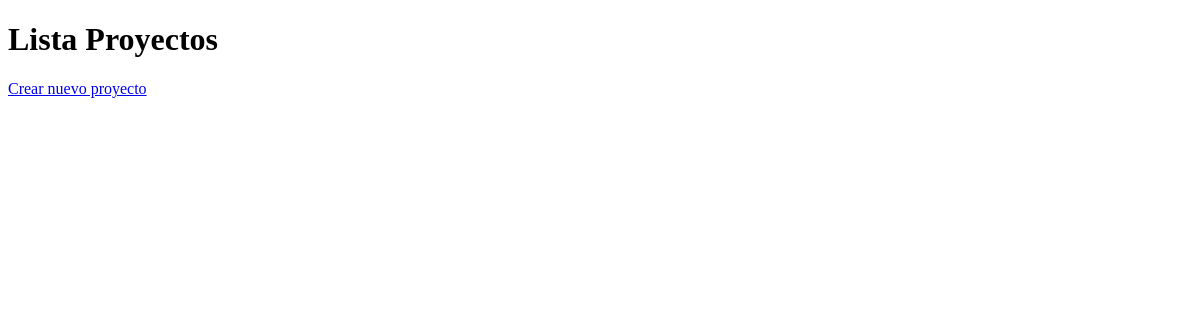
The page /proyectos/ on the database as committed earlier.
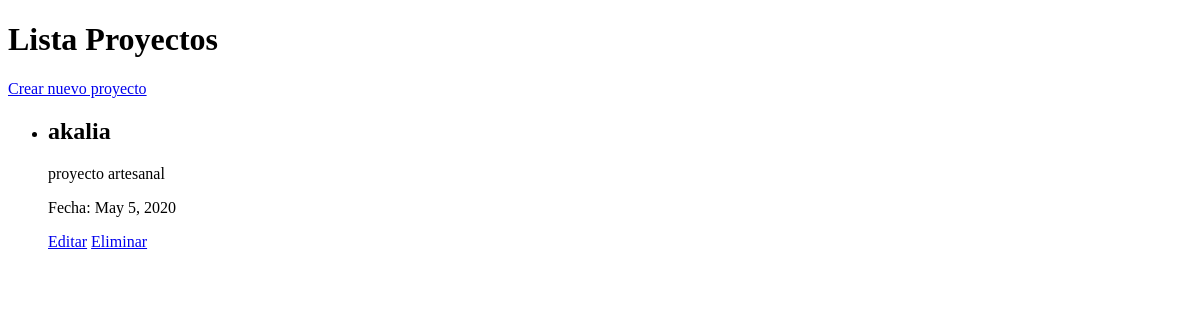
The same page on the database as committed later.
### portfolio/models.py (models this page shows, shortened)
class Proyecto(models.Model):
    titulo = models.CharField(max_length=100)
    descripcion = models.TextField()
    fecha = models.DateField()
    url = models.URLField(blank = True)

### portfolio/views.py (the view)
# urls.py: path('proyectos/', views.listaProyectos, name='listaProyectos'),
def listaProyectos(request):
    proyectos = Proyecto.objects.all()
    return render(request, 'portfolio/proyectos.html', {'proyectos': proyectos})

### portfolio/templates/portfolio/proyectos.html (shortened to what this page needs)
<!DOCTYPE html>
<html lang="en">
<head>
</head>
<body>
    <h1>Lista Proyectos</h1>
    <a href="{% url 'crearProyecto' %}">Crear nuevo proyecto</a>
    <ul>
        {% for proyecto in proyectos %}
            <li>
                <h2>{{ proyecto.titulo }}</h2>
                <p>{{ proyecto.descripcion }}</p>
                <p>Fecha: {{ proyecto.fecha }}</p>
                <a href="{% url 'editarProyecto' proyecto.pk %}">Editar</a>
                <a href="{% url 'eliminarProyecto' proyecto.pk %}">Eliminar</a>
            </li>
        {% endfor %}
    </ul>
</body>
</html>

Rows that differ between the two databases and show on the page:
added Proyecto: titulo "akalia", descripcion "proyecto artesanal", fecha "May 5, 2020"
